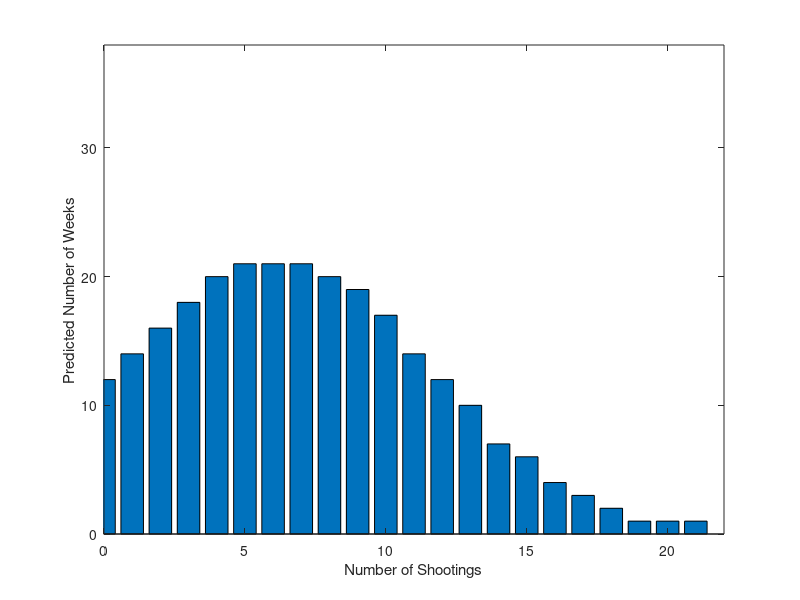

The MATLAB script that drew this image:
x=[0 1 2 3 4 5 6 7 8 9 10 11 12 13 14 15 16 17 18 19 20 21 22];
y=[2 11 12 28 38 29 37 32 23 14 10 7 8 1 5 1 0 1 1 0 0 0 0];
t=-((x-6.07)/5.4448).^2/2;
z=round(53.8/sqrt(2*pi)*exp(t));
m=0;
for i=1:22
    m=m+z(i);
end
bar(x,z);
xlabel('Number of Shootings');
ylabel('Predicted Number of Weeks');

axis([0 22 0 38]);